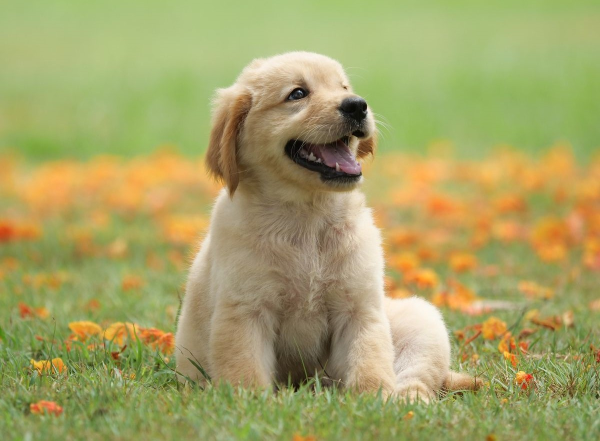
#> input picture Dog.jpg, 1200 x 881 px (shown at 1/2 size)
$ python crosstitch.py
#> lines starting #> are read from the running program, lines starting #| are printed output that depends on the picture; after the words box and inside, x2 and y2 are one past the last pixel; in counts of white or black regions, pixels touching at a corner belong together
#> further down, img is the input picture: PIL image 1200x881 RGB; mean R, G, B 165.5, 162.2, 101.8
#> (reads parameters.json from the repository)
from PIL import Image, ImageDraw, ImageOps, ImageFont
import numpy as np
from sklearn.cluster import KMeans
import time
import json
import matplotlib.pyplot as plt
import pandas as pd
import reportlab
class cross_pattern:
    def __init__(self, original, ct, pic_width, clus) -> None:
#> called with ct = 14, pic_width = 7, clus = 65
        self.original = original
        self.colour_table = pd.read_csv("dmc_rgb.csv")
#> (reads dmc_rgb.csv from the repository)
        self.grid_parameters = (70, 14, 9, 250)
        # New pixel size, Border thickness, Extra thickness for every 10th line, White Outer border width
        w, h = self.original.size
#> w = 1200; h = 881
        # Number of blocks/stitches across the width
        # min to make sure block number doesn't become huge and waste space
        self.block_num = min( ct * pic_width , w*2)
#> self.block_num = 98
        self.pixelated = self.original.copy().resize((int(self.block_num),int(self.block_num*h/w)),4)
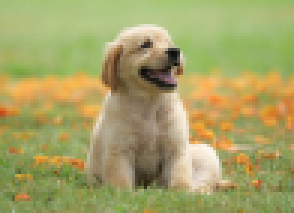
#> self.pixelated: PIL image 98x71 RGB (shown 3 times larger); mean R, G, B 165.4, 162.1, 101.8
        # .png has 4 properties per pixel R,G,B,Alpha , removing Alpha here
        # Faster than using .delete
        self.pixelated = (np.asarray(self.pixelated)
                          [:,:,: 3 if np.asarray(self.pixelated).shape[2]>3 else None])
        self.rgb_cluster(clus)

    def rgb_cluster(self,cluster_num):
#> called with cluster_num = 65
        h, w, rgb = self.pixelated.shape
#> h = 71; w = 98; rgb = 3
        unclustered = (np.reshape(self.pixelated, #long array with 3 properties each
                                  (h*w,3) ))
        #K-means, n_init=1 as we're using k-means++, could just n_init=auto it instead
        model = KMeans(n_clusters=cluster_num,n_init=1)
        cs_model = model.fit(unclustered)
        symb = "ABCDEFGHIJKLMNOPQRSTUVWXYZæ1234567890£$&@?>¥Ø≡<#¶§ßabcdefghijklmnopqrstuvwxyz"
        # mapping computed means (cluster_centers) to each pixel (labels)
        clustered = np.array([cs_model.cluster_centers_[i] for i in cs_model.labels_])

        self.Map = pd.DataFrame({"Original" : [tuple(i) for i in np.unique(clustered, axis =0)],
                                 "Recolour" : [self.recolour(tuple(i)) for i in np.unique(clustered, axis =0)],
            "Symbols" : [i for i in symb[:np.unique(clustered, axis =0).shape[0]]]
            })
#> self.Map = table of 65 rows and 3 columns
        self.Map["DMC_Code"] = [self.colour_table[self.recolour(tuple(i))==self.colour_table[["R","G","B"]].values]["Code"] for i in np.unique(clustered, axis =0)]
        self.Summary = pd.DataFrame({"Original" : [tuple(cs_model.cluster_centers_[i]) for i in cs_model.labels_]})
#> self.Summary = table of 6958 rows and 1 columns
        self.Summary = self.Summary.merge(self.Map,how="left",left_on="Original", right_on="Original")
#> self.Summary = table of 6958 rows and 4 columns
        clustered = np.array([list(i) for i in self.Summary["Recolour"]])

        self.clust_array = np.reshape(clustered,(h,w,3), order="C")
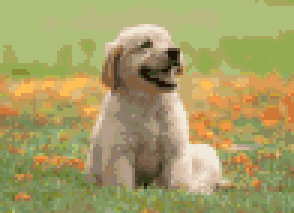
#> self.clust_array: shape (71, 98, 3) int64 (shown 3 times larger); mean of channels 0, 1, 2 166, 158, 102; drawn as R, G, B

    def pdf_create(self):
        1

    def thread_table(self):
        ax = plt.subplot(111, frame_on=False) # no visible frame
        # plt.suptitle("bom", horizontalalignment="left", verticalalignment="top")
        ax.xaxis.set_visible(False)  # hide the x axis
        ax.yaxis.set_visible(False)  # hide the y axis
        v = self.Summary.copy()
        v = v[["Symbols","DMC_Code"]]
        m = v.copy()
        print(v.columns.values)
        v = v.groupby("Symbols").size().reset_index()
        v.index = np.arange(1,len(v)+1)
        pd.plotting.table(ax,v, colWidths=[0.1]*v.shape[0],cellLoc = 'center', rowLoc = 'center',
          loc='left')

        plt.savefig("bom.png", bbox_inches='tight', dpi=500)

    def recolour(self,col): # Returns colour shortest distance away
        self.colour_table["dist"] = (
            ((self.colour_table["R"]-col[0])**2 + (self.colour_table["G"]-col[1])**2 + (self.colour_table["B"]-col[2])**2)**0.5)
        min_distance_index = self.colour_table["dist"].idxmin()
        closest_colour = self.colour_table.iloc[min_distance_index].loc[["R","G","B"]].values
        return closest_colour

    def create_grid_symbols(self,x_start,x_end,y_start,y_end):
        f, border, ten, axis = self.grid_parameters
        grid = self.create_grid(x_start,x_end,y_start,y_end)
        draw_object = ImageDraw.Draw(grid)
        font = ImageFont.truetype("arial.ttf",size=int(f*0.9))
        for i in range(y_end - y_start):
            for j in range(x_end - x_start):
                col = self.clust_array[i+y_start,j+x_start]
                mask = (list(self.Map["Recolour"]) == self.clust_array[i+y_start,j+x_start])
                letter = self.Map[mask]["Symbols"].values[0]
                draw_object.text((axis+border+j*(f+1)+f/2+ten*(j//10),axis+border+i*(f+1)+f/2+ten*(i//10)),letter,
                          fill= "#000000" if ((col[0]**2+col[1]**2+col[2]**2)**0.5) > 70 else "#cdcdcd",
                          font=font,anchor="mm")
        #new_grid = Image.new("RGB",(3650,5160),color="#ffffff")
        #new_grid.paste(grid, (120,420))
        return grid

    def desat(self, rgb:tuple ):
        # Tried using HSV but it wouldn't work
        wh = Image.new("RGBA",(1,1), color=(255,255,255,70))
        temp = Image.new("RGB",(1,1),color=rgb)
        # Takes a white image and pastes it on top of the current one, making it lighter
        temp.paste(wh,(0,0),wh)
        return tuple(np.asarray(temp)[0,0])

    def create_grid(self,x_start=0,x_end=None,y_start=0,y_end=None):
        f, border, ten, axis = self.grid_parameters
        h, w, rgb = self.pixelated.shape
        font = ImageFont.truetype("arial.ttf",size=f)
        full = False
        # If this is the full image, set default values
        if x_end == None and y_end == None :
            x_end = w
            y_end = h
            full = True
        # Box width = pixels*f + width of vertical lines + extra for every 10th line and each border
        # Will also remove one 10th line extra if the last line is a 10th line, so the border isnt super thick
        grid = Image.new("RGB",
                ((x_end-x_start)*(f+1)+1+2*(border-1)+ten*(((x_end-x_start)//10)-(1 if (x_end-x_start)%10==0 else 0) ),
                (y_end-y_start)*(f+1)+1+2*(border-1)+ten*(((y_end-y_start)//10)-(1 if (y_end-y_start)%10==0 else 0)))
                ,(0, 0, 0))
        grid = ImageOps.expand(grid, axis, fill="#ffffff" )
        draw = ImageDraw.Draw(grid)
        for i in range(y_end - y_start):
            for j in range(x_end - x_start):
                # print(f"{y_end} // {y_start} // {x_end} // {x_start} // {i} // {j}")
                x, y = axis+border+f*j+j+(j//10)*ten, axis+border+f*i+i+(i//10)*ten
                if j%10 == 0 and i == 0:
                    draw.text((x-ten/2,axis-20),str(x_start+j),fill="#000000", font=font, anchor="ms")
                if i%10 == 0 and j == 0:
                    draw.text((axis-20,y-ten/2),str(y_start+i),fill="#000000", font=font, anchor="rm")
                col = tuple(self.clust_array[y_start+i,x_start+j])
                draw.rectangle((x, y, x-1+f, y-1+f),
                                fill = col if full else self.desat(col) )
        draw.text((f+1+x-ten/2,axis-20),str(1+x_start+j),fill="#000000", font=font, anchor="ms")
        draw.text((axis-20,f+1+y-ten/2),str(1+y_start+i),fill="#000000", font=font, anchor="rm")
        return grid

    def splitter(self):
        split=[]
        h, w, rgb = self.pixelated.shape
#> h = 71; w = 98; rgb = 3
        for i in range(0,h,60):
            for j in range(0, w,40):
                m = self.create_grid_symbols(j, min(j+40,w), i, min(i+60,h) )
                split.append(m)
#> this loop made 2 passes
#> pass 1, in create_grid, `grid = ImageOps.expand(grid, axis, fill="#ffffff" )`:
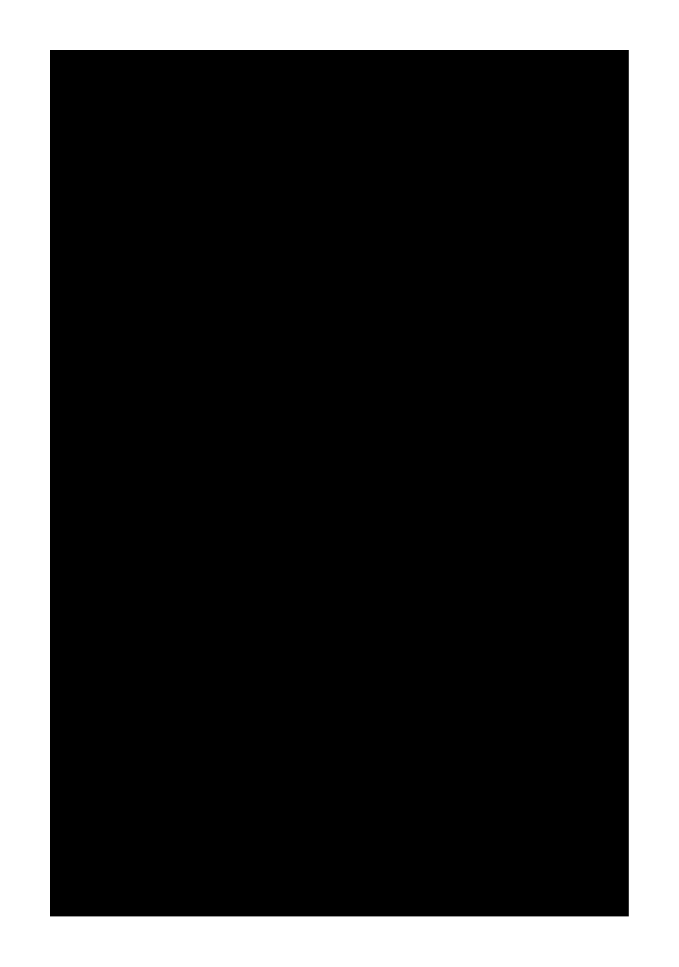
#> grid: PIL image 3394x4832 RGB (shown at 1/5 size); 23.6% white; 1 white region, box (x1, y1, x2, y2) and area: (0, 0, 3394, 4832) 3863000
#> pass 1, in create_grid_symbols, `grid = self.create_grid(x_start,x_end,y_start,y_end)`:
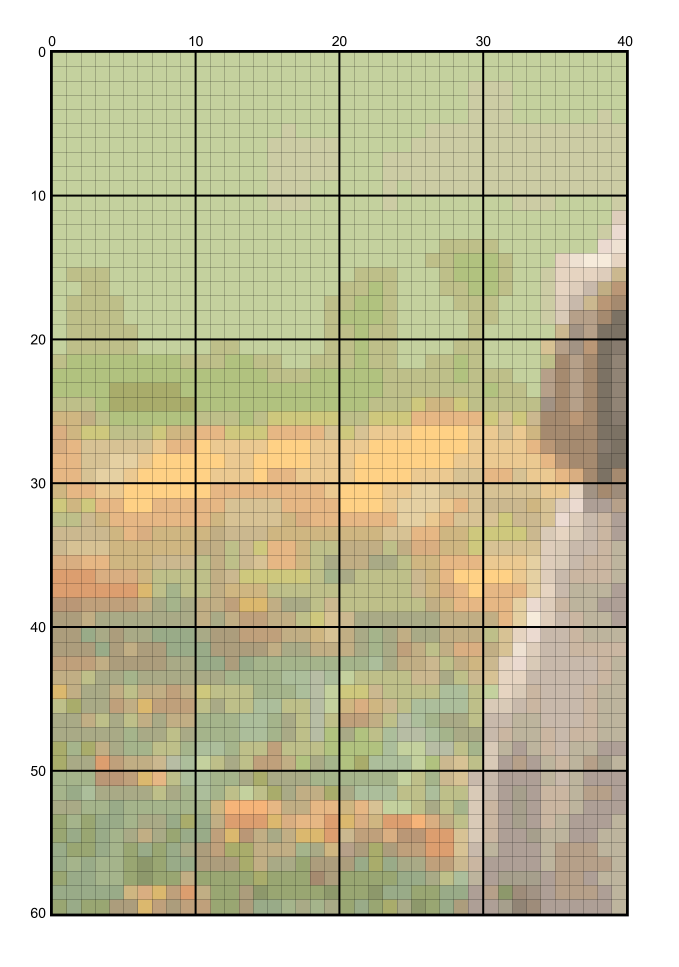
#> grid: PIL image 3394x4832 RGB (shown at 1/5 size); mean R, G, B 199, 195.6, 163.2
#> pass 1, in create_grid_symbols (call 2), `grid = self.create_grid(x_start,x_end,y_start,y_end)`:
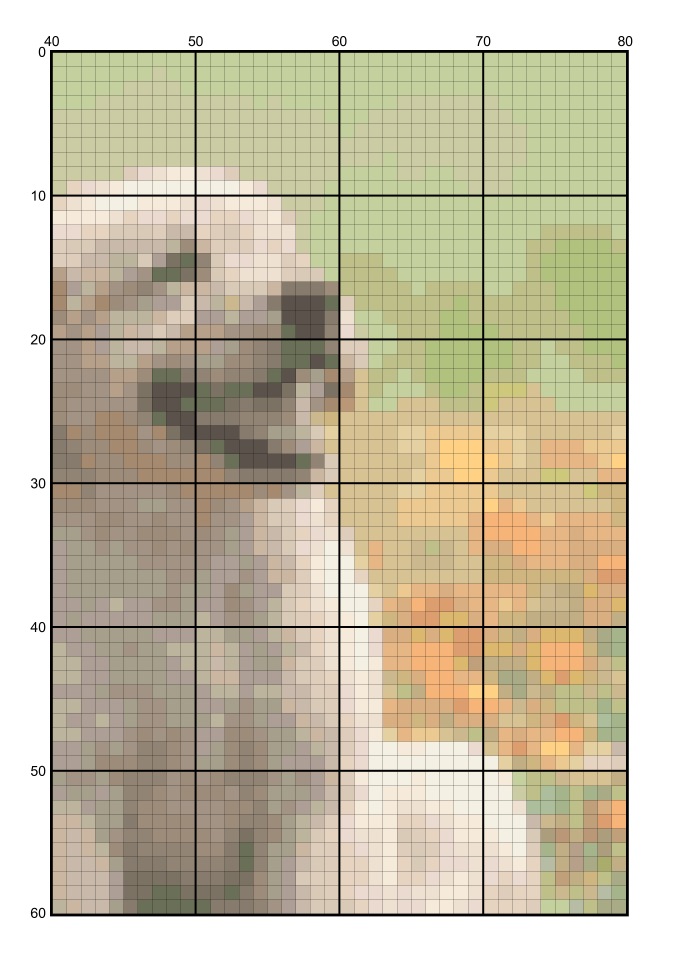
#> grid: PIL image 3394x4832 RGB (shown at 1/5 size); mean R, G, B 199.3, 191.6, 168
        return split

if __name__ == "__main__":
    t1=time.perf_counter()

    img = Image.open("Dog.jpg") #Reading file
    parameters = json.load(open("parameters.json"))

    Sample = cross_pattern(img, parameters["ct"], parameters["pic_width"],parameters["clus"] )
    split_pattern = Sample.splitter()
#> split_pattern = 6 items
    for k in split_pattern:
        1#k.show()
#> this loop made 6 passes
    l=Sample.create_grid()
#> in create_grid (call 7), `grid = Image.new("RGB", ((x_end-x_start)*(f+1)+1+2*(border-1)+ten*(((x..`: grid: PIL image 7066x5131 RGB; every value is 0
#> in create_grid (call 7), `grid = ImageOps.expand(grid, axis, fill="#ffffff" )`:
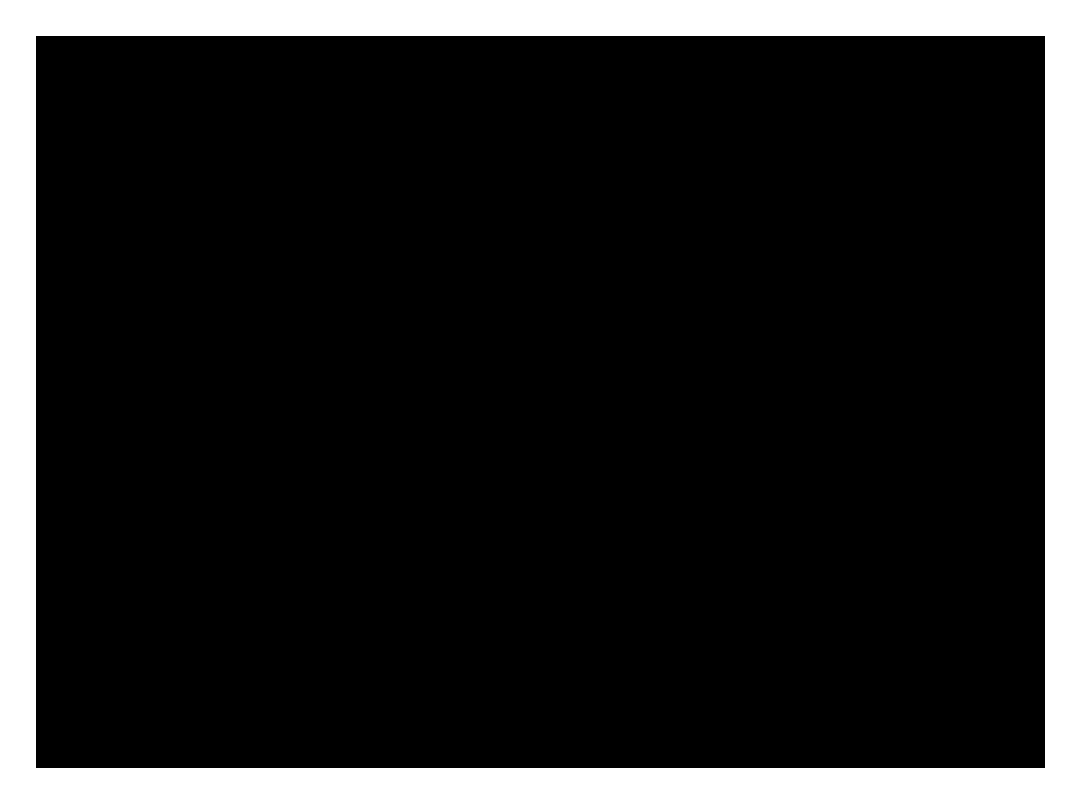
#> grid: PIL image 7566x5631 RGB (shown at 1/7 size); 14.9% white; 1 white region, box (x1, y1, x2, y2) and area: (0, 0, 7566, 5631) 6348500
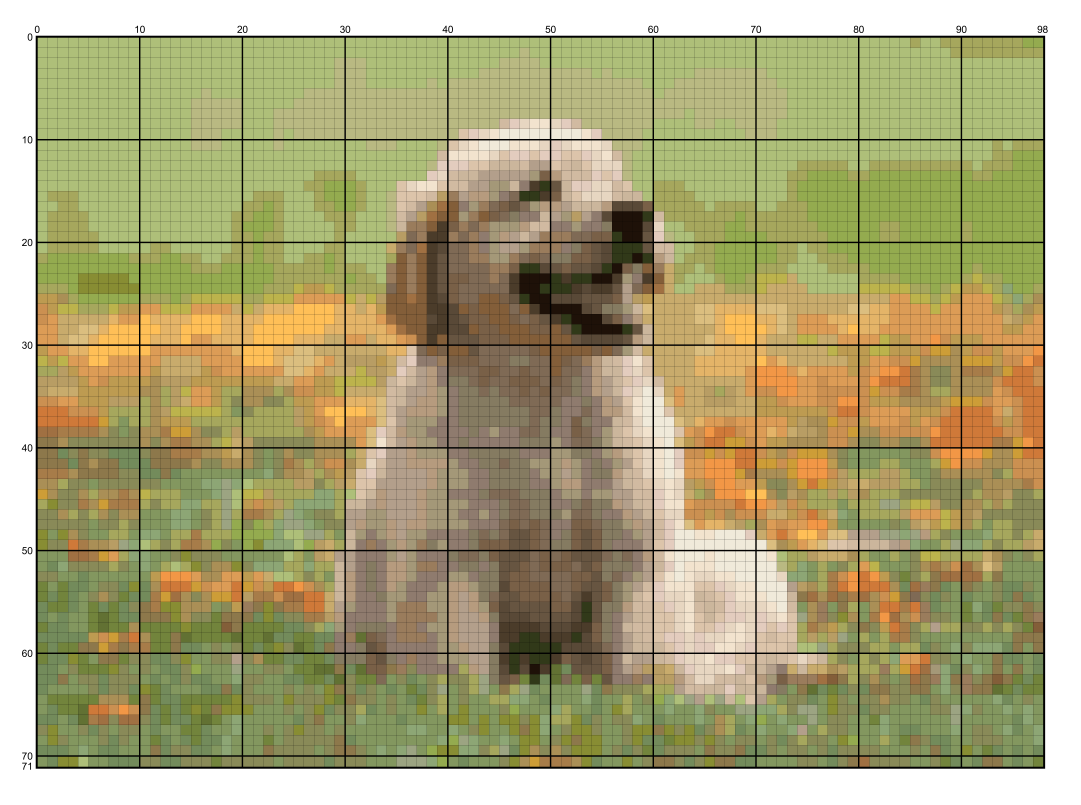
#> l: PIL image 7566x5631 RGB (shown at 1/7 size); mean R, G, B 170.7, 164.3, 119.4
    l.show()
    Sample.thread_table()
#> in thread_table, `v = self.Summary.copy()`: v = table of 6958 rows and 4 columns
#> in thread_table, `v = v[["Symbols","DMC_Code"]]`: v = table of 6958 rows and 2 columns
#| ['Symbols' 'DMC_Code']

    t2=time.perf_counter()
    print(f"Time elapsed : {t2-t1:0.5f}")
